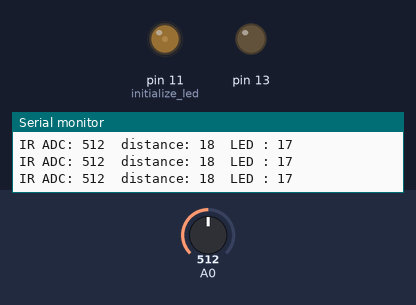
A sketch run on a simulated Arduino Nano, built with avr-gcc and run on an emulated ATmega328P. On the bench: output pins drawn as LEDs (lit = HIGH), the last lines printed to the serial monitor. Dashed ring = blinking. The test bench sets the inputs (shaded band); at power-on: A0 = 512.

Above: at 0.8 s.
0.9 s: A0 set to 731
At 1.4 s:
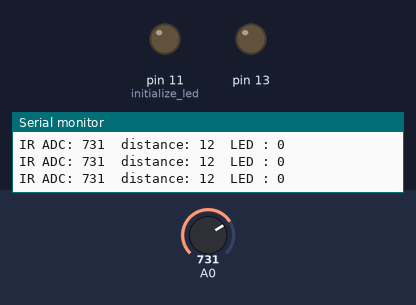
2.4 s: A0 set to 755
At 2.51 s:
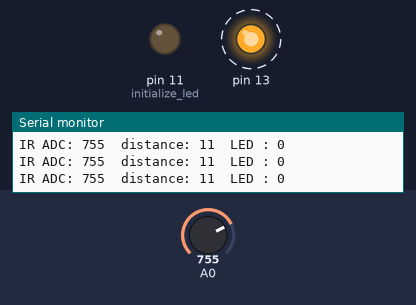
5.4 s: A0 set to 511
At 5.9 s:
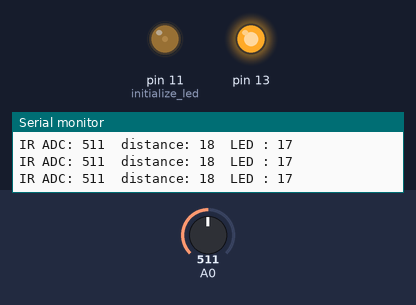
6.9 s: A0 set to 245
At 7.9 s:
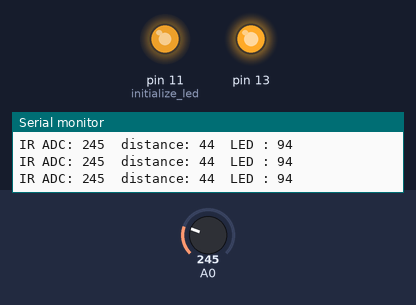
8.4 s: A0 set to 223
At 8.73 s:
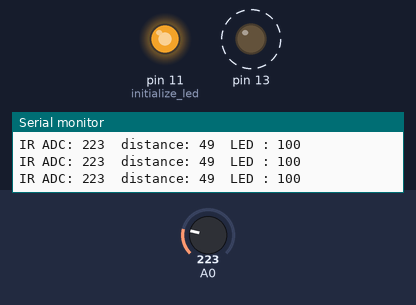
11.4 s: A0 set to 900
At 11.74 s:
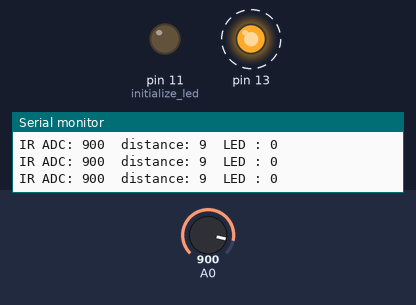
Timing chart, 0 to 15.4 s (numbered marks = the images above; inputs shaded):
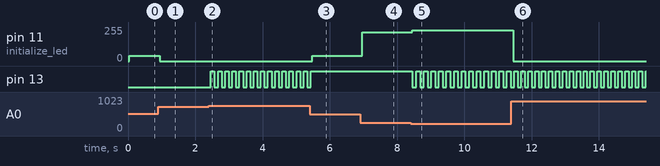

The sketch:

IR_Code_C.ino
```cpp
#include <avr/io.h>
#include <avr/interrupt.h>

// for serial communication (UART)
#define F_CPU 16000000UL
#define baud 9600
#define ubrr ((F_CPU / (16UL * baud)) - 1)

// minimum and maximum range values
#define SENSOR_MIN 12.0
#define SENSOR_MAX 46.0

// variables for implementing blinking L
uint32_t BLINK_INTERVAL = 100;
bool led_state = false;
uint32_t prev_time_ms = 0;
// variable for implementing millis() using timer and interrupts
volatile uint32_t milliseconds = 0;

void initialize_uart(){
  // setting baud rate with UBRR0
  UBRR0H = (uint8_t)(ubrr >> 8);
  UBRR0L = (uint8_t)ubrr;
  // setting UART to transmission
  UCSR0B = (1 << TXEN0);
  // setting UART to 8-bit character size for transmission
  UCSR0C = (1 << UCSZ01) | (1 << UCSZ00);
}

void initialize_adc_ir(){ // uses A0 for IR sensor
  // we want to set Vref to Aref pin for personalized reference voltage for the IR sensor (3V)
  // so REFS[1:0] in ADMUX should be 00
  ADMUX &= ~((1<<REFS1) | (1<<REFS0)); // clear REFS[1:0] to use VREF
  ADMUX = (ADMUX & 0xF0); // use A0 (MUX[3:0} = 0000])
  ADCSRA = (1<<ADEN) | (1<< ADPS2)| (1<< ADPS1)| (1<< ADPS0); // enable ADC set ADC speed to 128 (accurate)
}

void initialize_led(){
   // PB3 (pin 11) is the LED
  DDRB |= (1 << PB3); // set PB3 as output
  // PMW timer configurations
  TCCR2A = (1 << COM2A1) | (1 << WGM21) | (1 << WGM20);
  TCCR2B = (1 << CS21);

  OCR2A = 0;
}

void initialize_ms_timer(){ // this timer will tick once every 4us (prescaler = 64) and send an interrupt every 1ms
  TCCR1B |= (1<<WGM12) | (1<<CS11) | (1<<CS10); // WGM12 enables clear time on compare mode for timer, CS1[1:0] sets prescaler to 64 to slow down clock
  OCR1A = 249; // sets the precise value when interrupt will be sent (every 1ms, calculated with the CPU frequency and prescaler)
  TIMSK1 |= (1 << OCIE1A); // allows output compare interrupt for timer 1
  sei(); // allows global interrupts
}

ISR(TIMER1_COMPA_vect){ // interrupt service routine for when timer1 sends an interrupt (count milliseconds)
  milliseconds++;
}

uint32_t millis() { // making our own millis() function to count milliseconds for blinking LED without delaying code
  uint32_t ms;
  cli(); // pause interrupts to get reading;
  ms = milliseconds;
  sei(); //restart interrupts
  return ms;
}

void write_led(uint8_t brightness){
  OCR2A = brightness;
}

void transmit_uart(char data){
  while(!(UCSR0A & (1<<UDRE0))); // wait for transmission to be empty (flag to be 1)
  UDR0 = data; // transmit data
}

void print_message(const char *message){ //using UART
  while(*message){
    transmit_uart(*message++);
  }
}

void print_number(uint16_t number){
  char string_num[8]; // max number in 16 bits is 6 bits long + 2 bits for space
  uint8_t i = 0;

  if(number == 0){
    transmit_uart('0');
    return;
  }

  //only positive value readings from the IR sensor
  // convert number into string, store in string_num
  while(number > 0){
    string_num[i++] = (number%10) + '0'; // store last digit it in ASCII
    number /= 10;
  }

  // transmit (print) each character in the string number array
  while(i>0){
    transmit_uart(string_num[--i]);
  }
}

uint16_t read_adc(){
  // read from initialized sensor
  ADCSRA |= (1<< ADSC); // start conversion (read a single value from sensor)
  while(ADCSRA & (1<< ADSC)); // wait until the conversion is done
  return ADC; // read ADCL and ADCH
}

uint16_t distance_IR(uint16_t adc_ir){
  // VRef set to 3V
  double voltage = (double)adc_ir * 3.0 / 1023.0;
  double distance = 29.988 * pow(voltage, -1.173);
  return (uint16_t)(distance);
}

uint8_t led_brightness(uint16_t distance) {
    double intensity = ((distance - SENSOR_MIN) / (SENSOR_MAX - SENSOR_MIN)) * 100; // make intensity a percentage to debug

    print_message("\tLED : ");
    print_number(intensity);
    print_message("\n\r");

    return map(intensity, 0, 100, 0, 229.5); // maps from 0 - 229.5 (10% intensity min)
}

void blink(uint32_t time_ms) { // PB5 (pin 13) controls L
   if (time_ms - prev_time_ms >= BLINK_INTERVAL){
        led_state = !led_state;
        if(led_state) PORTB |= (1<<PB5); // write high
        else PORTB &= ~(1<<PB5); // write low
        prev_time_ms = time_ms;
    }
}

int main(){

  // initialize adc for IR
  initialize_adc_ir();
  // initialize uart for serial communication (serialprint)
  initialize_uart();
  // initialize led to write analogue values to it using PMW
  initialize_led();
  // initialize timer to count milliseconds (for blink)
  initialize_ms_timer();
  // initialize L led to write digital values
  DDRB |= (1 << PB5);

  while(1){
    uint32_t time_ms = millis();

    uint16_t adc_IR = read_adc();
    uint16_t dist_IR = distance_IR(adc_IR);
    print_message("IR ADC: ");
    print_number(adc_IR);
    print_message("\tdistance: ");
    print_number(dist_IR);


    if(dist_IR < 12) {
      write_led(led_brightness(SENSOR_MIN));
      blink(time_ms);
    } else if (dist_IR > 46) {
      write_led(led_brightness(SENSOR_MAX));
      blink(time_ms);
    } else {
      write_led(led_brightness(dist_IR));
    }
  }

}
```

Measured:
- the behaviour switches between 744 and 745 on A0 (found by bisection; images 1 and 2)
- the behaviour switches between 233 and 232 on A0 (found by bisection; images 4 and 5)
- after the input at 0.9 s, pin 11 (initialize_led): 38/255 → 0/255 at once
- after the input at 2.4 s, pin 13: alternates HIGH for 0.11 s and LOW for 0.11 s, starting after 0.06 s
- after the input at 5.4 s, pin 11 (initialize_led): 0/255 → 38/255 after 0.07 s; pin 13: goes on until 5.4 s, then stays HIGH
- after the input at 6.9 s, pin 11 (initialize_led): 38/255 → 215/255 after 0.06 s
- after the input at 8.4 s, pin 11 (initialize_led): 215/255 → 229/255 after 0.06 s; pin 13: alternates HIGH for 0.11 s and LOW for 0.11 s, starting after 0.06 s
- after the input at 11.4 s, pin 11 (initialize_led): 229/255 → 0/255 after 0.05 s
